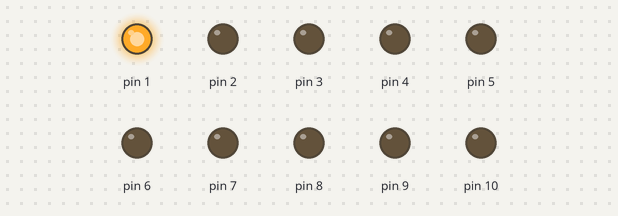
Bench run of a sketch on a simulated Arduino Uno, built with avr-gcc and run on an emulated ATmega328P. Shown: output pins drawn as LEDs (lit = HIGH).

Above: at 0.05 s.
At 0.35 s:
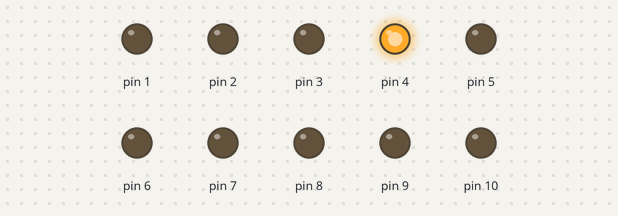
At 0.75 s:
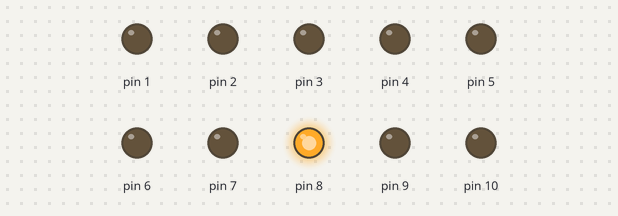
At 1.46 s:
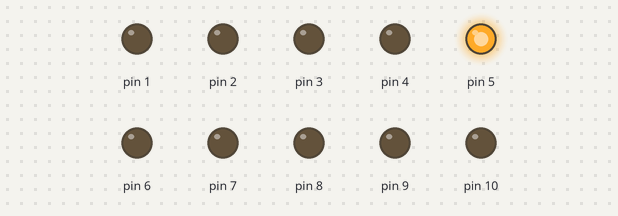
At 2.17 s:
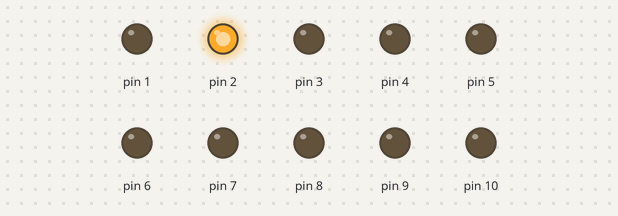
At 2.87 s:
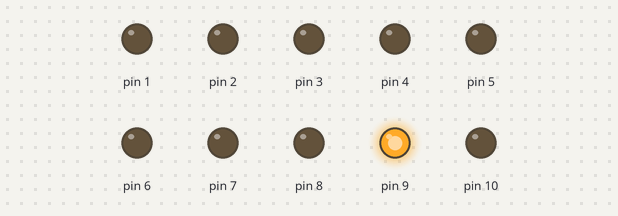
Timing chart, 0 to 3.2 s (numbered marks = the images above):
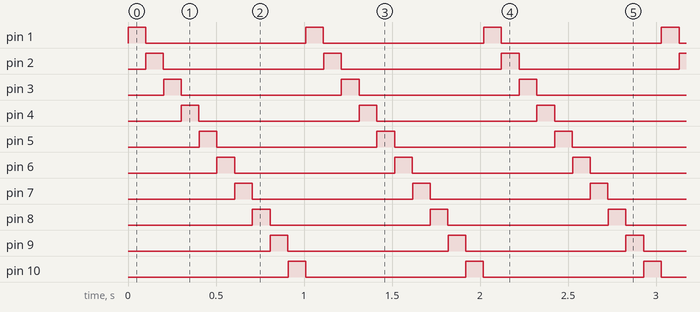

The sketch:

Blink_ultimate.ino
```cpp
// the setup function runs once when you press reset or power the board
void setup() {
  // initialize digital pin LED_BUILTIN as an output.
  pinMode(10,OUTPUT);
  pinMode(9,OUTPUT);
  pinMode(9,OUTPUT);
  pinMode(8, OUTPUT);
  pinMode(7, OUTPUT);
  pinMode(6, OUTPUT);
  pinMode(5, OUTPUT);
  pinMode(4, OUTPUT);
  pinMode(3, OUTPUT);
  pinMode(2, OUTPUT);
  pinMode(1, OUTPUT);

}

// the loop function runs over and over again forever
void loop() {
  digitalWrite(1, HIGH);
  delay(100);
 digitalWrite(1, LOW);
  delay(1);
  digitalWrite(2, HIGH);
  delay(100);
  digitalWrite(2, LOW);
  delay(1);
digitalWrite(3, HIGH);
  delay(100);
 digitalWrite(3, LOW);
  delay(1);
  digitalWrite(4, HIGH);
  delay(100);
  digitalWrite(4, LOW);
  delay(1);
    digitalWrite(5, HIGH);
  delay(100);
 digitalWrite(5, LOW);
  delay(1);
  digitalWrite(6, HIGH);
  delay(100);
  digitalWrite(6, LOW);
  delay(1);
digitalWrite(7, HIGH);
  delay(100);
 digitalWrite(7, LOW);
  delay(1);
  digitalWrite(8, HIGH);
  delay(100);
  digitalWrite(8, LOW);
  delay(1);
    digitalWrite(9, HIGH);
  delay(100);
  digitalWrite(9, LOW);
  delay(1);
    digitalWrite(10, HIGH);
  delay(100);
  digitalWrite(10, LOW);
  delay(1);

}
```

Measured:
- by itself, pin 1–10: alternates HIGH for 0.10 s and LOW for 0.91 s
- by itself, everything shown: repeats every 1.0 s, in 10 steps
